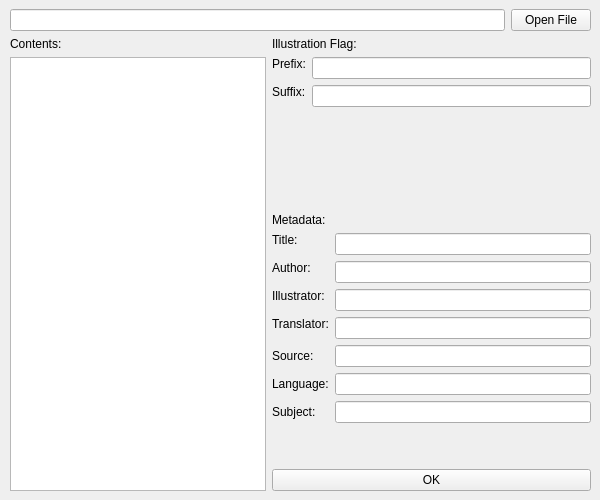
<?xml version="1.0" encoding="UTF-8"?>
<ui version="4.0">
 <class>MainWindow</class>
 <widget class="QMainWindow" name="MainWindow">
  <property name="geometry">
   <rect>
    <x>0</x>
    <y>0</y>
    <width>600</width>
    <height>500</height>
   </rect>
  </property>
  <property name="windowTitle">
   <string>simplepub.py</string>
  </property>
  <property name="styleSheet">
   <string notr="true">font: 10pt &quot;Calibri&quot;;
font:10pt &quot;MS PGothic&quot;;
font: 10pt &quot;Microsoft YaHei&quot;;
font: 9pt &quot;Noto Sans&quot;;
font: 9pt &quot;Noto Sans CJK TC&quot;;
font: 9pt &quot;Noto Sans CJK SC&quot;;
font: 9pt &quot;Noto Sans CJK JP&quot;;</string>
  </property>
  <property name="locale">
   <locale language="English" country="UnitedStates"/>
  </property>
  <widget class="QWidget" name="centralwidget">
   <layout class="QGridLayout" name="gridLayout">
    <property name="leftMargin">
     <number>10</number>
    </property>
    <item row="2" column="1">
     <spacer name="verticalSpacer_4">
      <property name="orientation">
       <enum>Qt::Vertical</enum>
      </property>
      <property name="sizeType">
       <enum>QSizePolicy::Fixed</enum>
      </property>
      <property name="sizeHint" stdset="0">
       <size>
        <width>0</width>
        <height>0</height>
       </size>
      </property>
     </spacer>
    </item>
    <item row="0" column="1">
     <spacer name="verticalSpacer_3">
      <property name="orientation">
       <enum>Qt::Vertical</enum>
      </property>
      <property name="sizeType">
       <enum>QSizePolicy::Fixed</enum>
      </property>
      <property name="sizeHint" stdset="0">
       <size>
        <width>0</width>
        <height>0</height>
       </size>
      </property>
     </spacer>
    </item>
    <item row="1" column="2">
     <spacer name="horizontalSpacer_2">
      <property name="orientation">
       <enum>Qt::Horizontal</enum>
      </property>
      <property name="sizeType">
       <enum>QSizePolicy::Fixed</enum>
      </property>
      <property name="sizeHint" stdset="0">
       <size>
        <width>0</width>
        <height>0</height>
       </size>
      </property>
     </spacer>
    </item>
    <item row="1" column="0">
     <spacer name="horizontalSpacer_1">
      <property name="orientation">
       <enum>Qt::Horizontal</enum>
      </property>
      <property name="sizeType">
       <enum>QSizePolicy::Fixed</enum>
      </property>
      <property name="sizeHint" stdset="0">
       <size>
        <width>0</width>
        <height>0</height>
       </size>
      </property>
     </spacer>
    </item>
    <item row="1" column="1">
     <layout class="QVBoxLayout" name="verticalLayout">
      <item>
       <layout class="QHBoxLayout" name="horizontalLayout">
        <item>
         <widget class="QLineEdit" name="filePathLineEdit">
          <property name="sizePolicy">
           <sizepolicy hsizetype="Preferred" vsizetype="Fixed">
            <horstretch>0</horstretch>
            <verstretch>0</verstretch>
           </sizepolicy>
          </property>
          <property name="readOnly">
           <bool>true</bool>
          </property>
         </widget>
        </item>
        <item>
         <widget class="QPushButton" name="openFileButton">
          <property name="sizePolicy">
           <sizepolicy hsizetype="Maximum" vsizetype="Fixed">
            <horstretch>0</horstretch>
            <verstretch>0</verstretch>
           </sizepolicy>
          </property>
          <property name="text">
           <string>Open File</string>
          </property>
         </widget>
        </item>
       </layout>
      </item>
      <item>
       <layout class="QHBoxLayout" name="horizontalLayout_4">
        <item>
         <layout class="QVBoxLayout" name="verticalLayout_3">
          <item>
           <widget class="QLabel" name="contentsLabel">
            <property name="sizePolicy">
             <sizepolicy hsizetype="Minimum" vsizetype="Fixed">
              <horstretch>0</horstretch>
              <verstretch>0</verstretch>
             </sizepolicy>
            </property>
            <property name="text">
             <string>Contents:</string>
            </property>
           </widget>
          </item>
          <item>
           <widget class="QPlainTextEdit" name="contentsTextEdit">
            <property name="sizePolicy">
             <sizepolicy hsizetype="Preferred" vsizetype="Expanding">
              <horstretch>0</horstretch>
              <verstretch>0</verstretch>
             </sizepolicy>
            </property>
            <property name="lineWrapMode">
             <enum>QPlainTextEdit::NoWrap</enum>
            </property>
            <property name="tabStopDistance">
             <double>20.000000000000000</double>
            </property>
           </widget>
          </item>
         </layout>
        </item>
        <item>
         <layout class="QVBoxLayout" name="verticalLayout_6">
          <item>
           <widget class="QLabel" name="IllustrationFlagLabel">
            <property name="sizePolicy">
             <sizepolicy hsizetype="Minimum" vsizetype="Fixed">
              <horstretch>0</horstretch>
              <verstretch>0</verstretch>
             </sizepolicy>
            </property>
            <property name="text">
             <string>Illustration Flag:</string>
            </property>
           </widget>
          </item>
          <item>
           <layout class="QFormLayout" name="formLayout_6">
            <property name="fieldGrowthPolicy">
             <enum>QFormLayout::AllNonFixedFieldsGrow</enum>
            </property>
            <item row="0" column="0">
             <widget class="QLabel" name="IllustrationPrefixlabel">
              <property name="sizePolicy">
               <sizepolicy hsizetype="Minimum" vsizetype="Fixed">
                <horstretch>0</horstretch>
                <verstretch>0</verstretch>
               </sizepolicy>
              </property>
              <property name="text">
               <string>Prefix:</string>
              </property>
             </widget>
            </item>
            <item row="0" column="1">
             <widget class="QLineEdit" name="IllustrationPrefixLineEdit">
              <property name="sizePolicy">
               <sizepolicy hsizetype="Preferred" vsizetype="Fixed">
                <horstretch>0</horstretch>
                <verstretch>0</verstretch>
               </sizepolicy>
              </property>
             </widget>
            </item>
            <item row="1" column="0">
             <widget class="QLabel" name="IllustrationSuffixlabel">
              <property name="sizePolicy">
               <sizepolicy hsizetype="Minimum" vsizetype="Fixed">
                <horstretch>0</horstretch>
                <verstretch>0</verstretch>
               </sizepolicy>
              </property>
              <property name="text">
               <string>Suffix:</string>
              </property>
             </widget>
            </item>
            <item row="1" column="1">
             <widget class="QLineEdit" name="IllustrationSuffixLineEdit">
              <property name="sizePolicy">
               <sizepolicy hsizetype="Preferred" vsizetype="Fixed">
                <horstretch>0</horstretch>
                <verstretch>0</verstretch>
               </sizepolicy>
              </property>
             </widget>
            </item>
           </layout>
          </item>
          <item>
           <spacer name="verticalSpacer">
            <property name="orientation">
             <enum>Qt::Vertical</enum>
            </property>
            <property name="sizeType">
             <enum>QSizePolicy::Preferred</enum>
            </property>
            <property name="sizeHint" stdset="0">
             <size>
              <width>20</width>
              <height>40</height>
             </size>
            </property>
           </spacer>
          </item>
          <item>
           <widget class="QLabel" name="metadataLabel">
            <property name="sizePolicy">
             <sizepolicy hsizetype="Minimum" vsizetype="Fixed">
              <horstretch>0</horstretch>
              <verstretch>0</verstretch>
             </sizepolicy>
            </property>
            <property name="text">
             <string>Metadata:</string>
            </property>
           </widget>
          </item>
          <item>
           <layout class="QFormLayout" name="formLayout">
            <item row="0" column="0">
             <widget class="QLabel" name="titleLabel">
              <property name="sizePolicy">
               <sizepolicy hsizetype="Minimum" vsizetype="Fixed">
                <horstretch>0</horstretch>
                <verstretch>0</verstretch>
               </sizepolicy>
              </property>
              <property name="text">
               <string>Title:</string>
              </property>
             </widget>
            </item>
            <item row="0" column="1">
             <widget class="QLineEdit" name="titleLineEdit">
              <property name="sizePolicy">
               <sizepolicy hsizetype="Preferred" vsizetype="Fixed">
                <horstretch>0</horstretch>
                <verstretch>0</verstretch>
               </sizepolicy>
              </property>
             </widget>
            </item>
            <item row="1" column="0">
             <widget class="QLabel" name="authorLabel">
              <property name="sizePolicy">
               <sizepolicy hsizetype="Minimum" vsizetype="Fixed">
                <horstretch>0</horstretch>
                <verstretch>0</verstretch>
               </sizepolicy>
              </property>
              <property name="text">
               <string>Author:</string>
              </property>
             </widget>
            </item>
            <item row="1" column="1">
             <widget class="QLineEdit" name="authorLineEdit">
              <property name="sizePolicy">
               <sizepolicy hsizetype="Preferred" vsizetype="Fixed">
                <horstretch>0</horstretch>
                <verstretch>0</verstretch>
               </sizepolicy>
              </property>
             </widget>
            </item>
            <item row="2" column="0">
             <widget class="QLabel" name="illustratorLabel">
              <property name="sizePolicy">
               <sizepolicy hsizetype="Minimum" vsizetype="Fixed">
                <horstretch>0</horstretch>
                <verstretch>0</verstretch>
               </sizepolicy>
              </property>
              <property name="text">
               <string>Illustrator:</string>
              </property>
             </widget>
            </item>
            <item row="2" column="1">
             <widget class="QLineEdit" name="illustratorLineEdit">
              <property name="sizePolicy">
               <sizepolicy hsizetype="Preferred" vsizetype="Fixed">
                <horstretch>0</horstretch>
                <verstretch>0</verstretch>
               </sizepolicy>
              </property>
             </widget>
            </item>
            <item row="3" column="0">
             <widget class="QLabel" name="translatorLabel">
              <property name="sizePolicy">
               <sizepolicy hsizetype="Minimum" vsizetype="Fixed">
                <horstretch>0</horstretch>
                <verstretch>0</verstretch>
               </sizepolicy>
              </property>
              <property name="text">
               <string>Translator:</string>
              </property>
             </widget>
            </item>
            <item row="3" column="1">
             <widget class="QLineEdit" name="translatorLineEdit">
              <property name="sizePolicy">
               <sizepolicy hsizetype="Preferred" vsizetype="Fixed">
                <horstretch>0</horstretch>
                <verstretch>0</verstretch>
               </sizepolicy>
              </property>
             </widget>
            </item>
            <item row="4" column="0">
             <widget class="QLabel" name="sourceLabel">
              <property name="text">
               <string>Source:</string>
              </property>
             </widget>
            </item>
            <item row="4" column="1">
             <widget class="QLineEdit" name="sourceLineEdit"/>
            </item>
            <item row="5" column="0">
             <widget class="QLabel" name="languageLabel">
              <property name="text">
               <string>Language:</string>
              </property>
             </widget>
            </item>
            <item row="5" column="1">
             <widget class="QLineEdit" name="languageLineEdit"/>
            </item>
            <item row="6" column="1">
             <widget class="QLineEdit" name="subjectLineEdit"/>
            </item>
            <item row="6" column="0">
             <widget class="QLabel" name="subjectLabel">
              <property name="text">
               <string>Subject:</string>
              </property>
             </widget>
            </item>
           </layout>
          </item>
          <item>
           <spacer name="verticalSpacer_2">
            <property name="orientation">
             <enum>Qt::Vertical</enum>
            </property>
            <property name="sizeType">
             <enum>QSizePolicy::Preferred</enum>
            </property>
            <property name="sizeHint" stdset="0">
             <size>
              <width>20</width>
              <height>40</height>
             </size>
            </property>
           </spacer>
          </item>
          <item>
           <widget class="QPushButton" name="okButton">
            <property name="sizePolicy">
             <sizepolicy hsizetype="Minimum" vsizetype="Fixed">
              <horstretch>0</horstretch>
              <verstretch>0</verstretch>
             </sizepolicy>
            </property>
            <property name="text">
             <string>OK</string>
            </property>
           </widget>
          </item>
         </layout>
        </item>
       </layout>
      </item>
     </layout>
    </item>
   </layout>
  </widget>
 </widget>
 <resources/>
 <connections/>
</ui>
